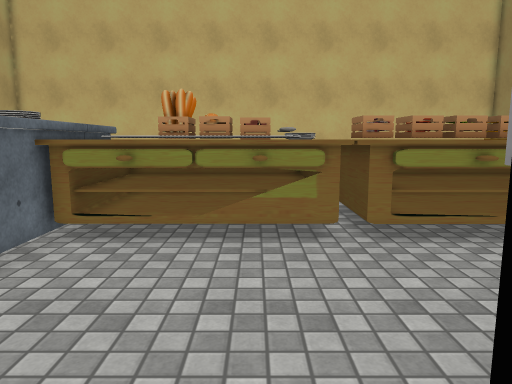
[1] (above)

16 first-person views from a walk through a scene from a Unity 3-D project. The camera is 1.4 m above the floor, tilts 8° down and sees 70° across. The floor is counted in squares, 0.5 m on a side. Each view is taken from the middle of a square. On the plan, view 1 faces up. The plan holds only what a view shows up to about 20 squares ahead; the rest is blank. The place goes on beyond the plan. The player character is not drawn. Some animated figures are not drawn. Some surface patterns are stand-ins.

[2]
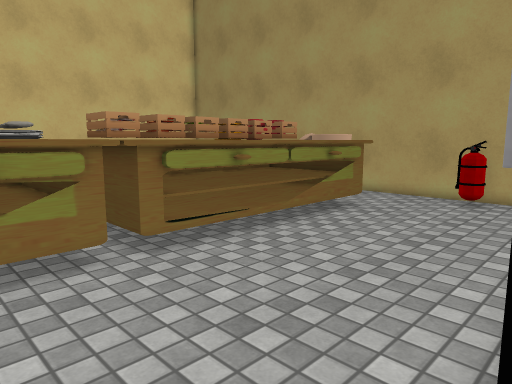

[3]
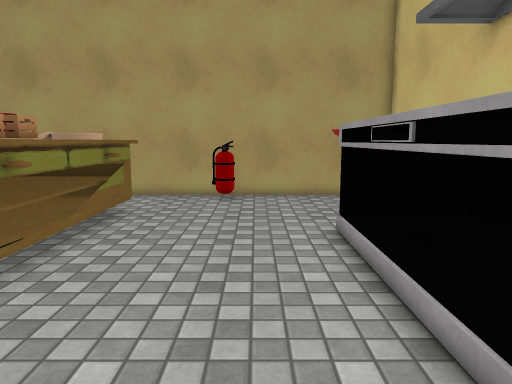

[4]
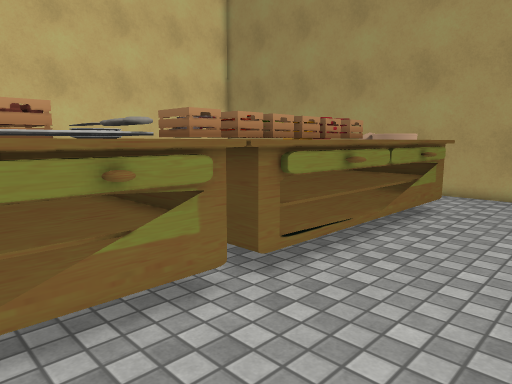

[5]
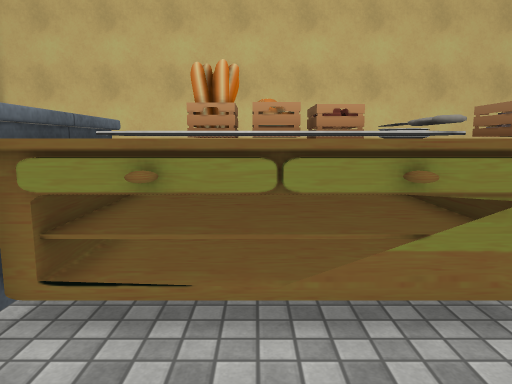

[6]
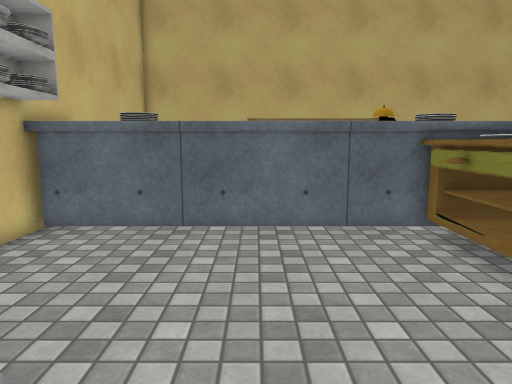

[7]
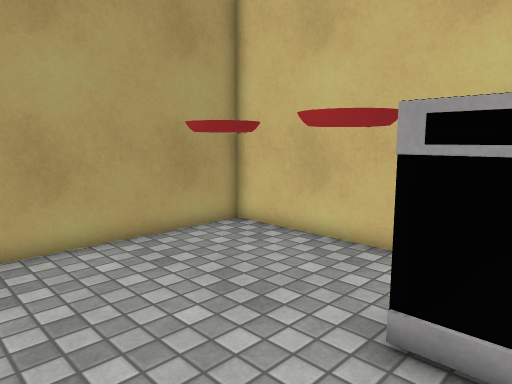

[8]
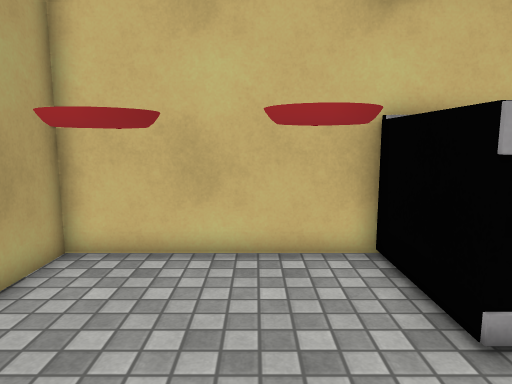

[9]
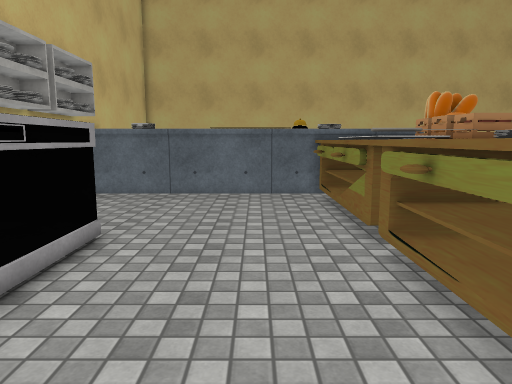

[10]
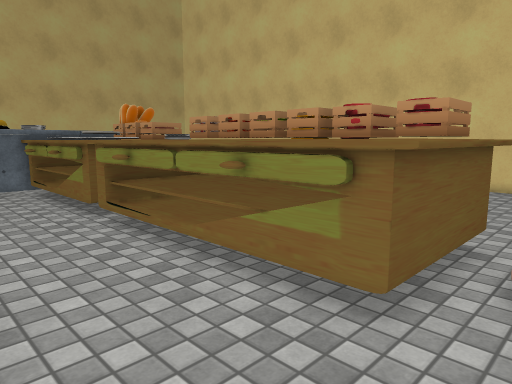

[11]
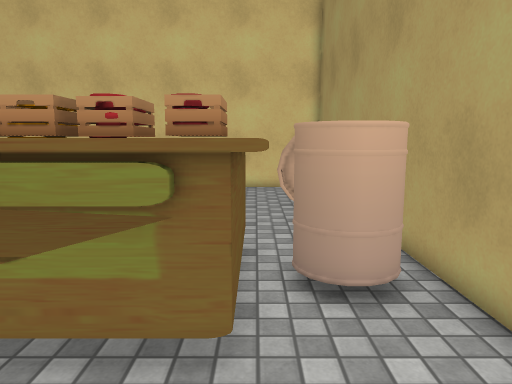

[12]
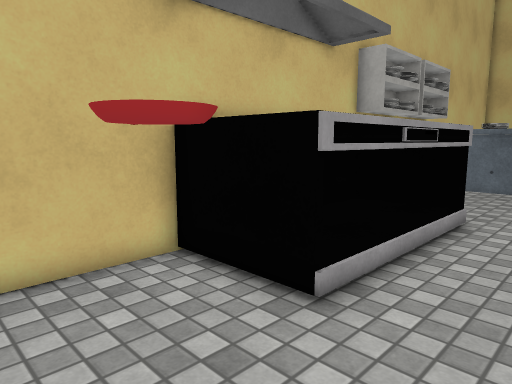

[13]
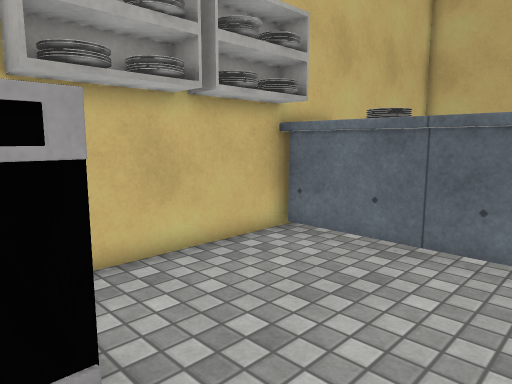

[14]
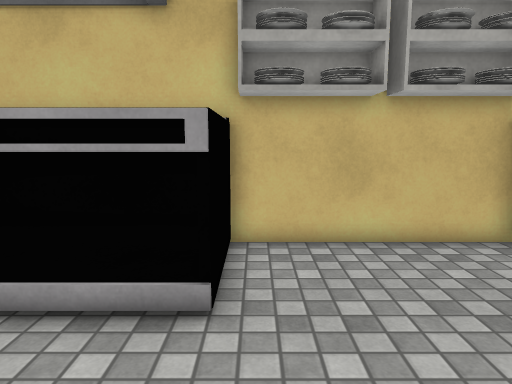

[15]
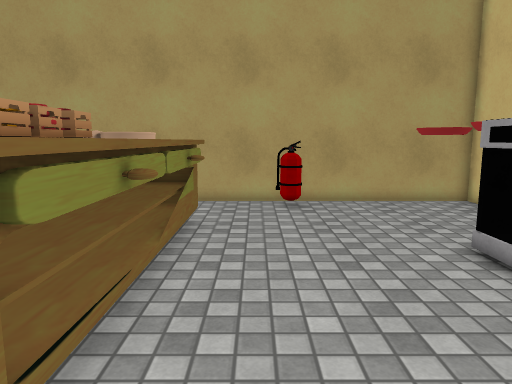

[16]
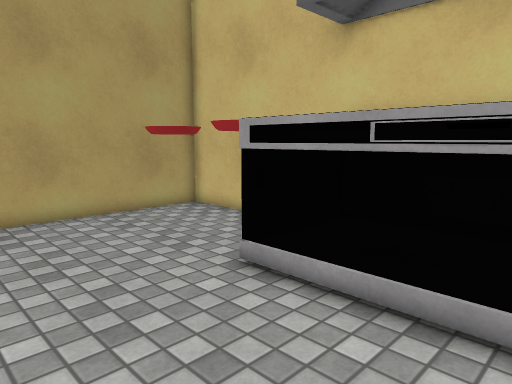

### Floor plan
Key: @ floor where view 1 was taken; # wall or solid block; . floor; ^ raised ledge; C cabinet; S stove; O other object.
Columns run from 7 left of view 1 to 18 right of it. Each row starts with its distance up from view 1.
 16                      O   #
 15  CCCCCCCCC OOOOOOOOOOOO  #
 14  CCCCCCCCC OOOOOOOOOOOOO #
 13  CCCCCCCCC OOOOOOOOOOO...#
 12  CCCCCCCCC OOOOOOOOOOO...#
 11  OCCCCCCCC OOOOOOOOOOO...#
 10  #CCCCCCCCCOOOOOOOOOOO...#
  9 O#...........O....O......#
  8  O.......................#
  7  O.....................OO#
  6  O.....................OO#
  5  O.......................#
  4  ^.......................#
  3  ^........SSSSSSS........#
  2  ^.......SSSSSSSSS.O...O.#
  1 O#.......S       SOOO.OO #
  0  ^.....@. SSSSSSSSOOO.OO #
 -1  ^....... SSS   SS.......#
 -2 ^#########       #########

Positions as (right, up) in squares from view 1, and headings:
1: (0, 0), facing up
2: (-1, 2), facing up-right
3: (-1, 5), facing right
4: (-2, 5), facing up-right
5: (-2, 5), facing up
6: (5, 5), facing left
7: (8, 7), facing down-right
8: (13, 7), facing down
9: (12, 7), facing left
10: (16, 5), facing up-left
11: (14, 6), facing up
12: (15, 6), facing down-left
13: (3, 6), facing down-left
14: (1, 8), facing down
15: (1, 8), facing right
16: (4, 8), facing down-right
